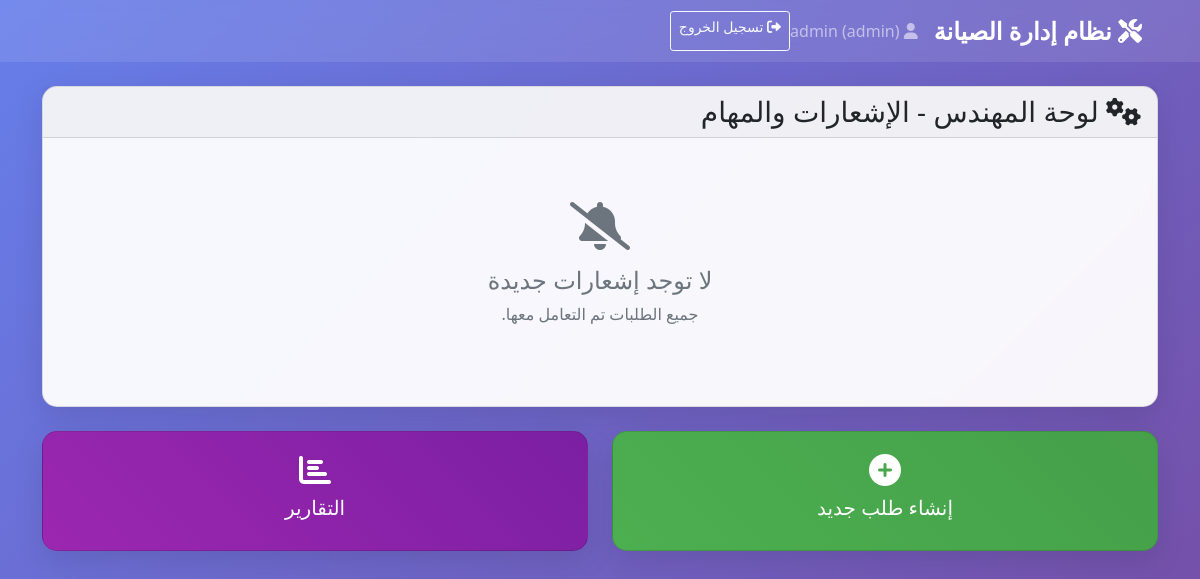
The page /engineer (signed in) on the database as committed earlier.
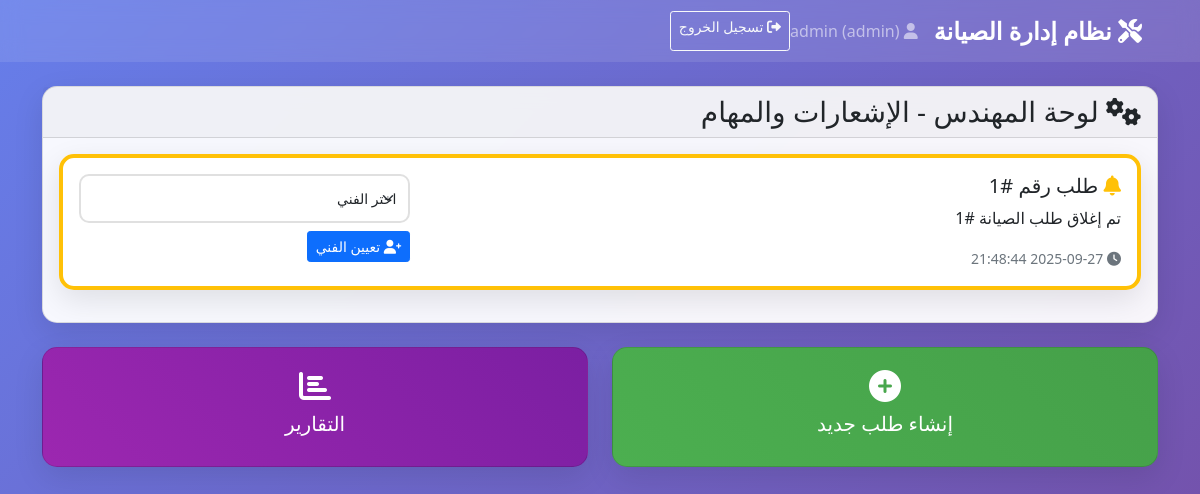
The same page on the database as committed later.
### web_app.py (models this page shows)
class Notification(db.Model):
    __tablename__ = "Notifications"
    notification_id = db.Column(db.Integer, primary_key=True)
    request_id = db.Column(db.Integer, nullable=False)
    recipient_type = db.Column(db.String(50), nullable=False)
    recipient_id = db.Column(db.Integer)
    message = db.Column(db.Text, nullable=False)
    created_at = db.Column(db.String(50), nullable=False)
    is_read = db.Column(db.Boolean, nullable=False, default=False)

### web_app.py (the view)
    @app.route('/engineer')
    def engineer_dashboard():
        if 'user_role' not in session or session['user_role'] not in ['engineer', 'admin']:
            flash('غير مصرح لك بالوصول إلى هذه الصفحة', 'error')
            return redirect(url_for('index'))
        notifications = get_notifications("engineer")
        technicians = Technician.query.order_by(Technician.technician_name.asc()).all()
        return render_template('engineer.html', notifications=notifications, technicians=technicians)

### web_app.py (called while the page is built)
def get_notifications(recipient_type, recipient_id=None):
    query = Notification.query.filter_by(recipient_type=recipient_type, is_read=False)
    if recipient_type == "technician" and recipient_id is not None:
        query = query.filter_by(recipient_id=recipient_id)
    return query.order_by(Notification.created_at.desc()).all()

### templates/engineer.html (shortened to what this page needs)
{% extends "base.html" %}
{% block content %}
<div class="card">
    <div class="card-header">
        <h3 class="card-title mb-0">
            <i class="fas fa-cogs"></i> لوحة المهندس - الإشعارات والمهام
        </h3>
    </div>
    <div class="card-body">
        {% if notifications %}
        {% for notification in notifications %}
        <div class="card mb-3 border-start border-warning border-4">
            <div class="card-body">
                <div class="row">
                    <div class="col-md-8">
                        <h5 class="card-title">
                            <i class="fas fa-bell text-warning"></i>
                            طلب رقم #{{ notification.request_id }}
                        </h5>
                        <p class="card-text">{{ notification.message }}</p>
                        <small class="text-muted">
                            <i class="fas fa-clock"></i> {{ notification.created_at }}
                        </small>
                    </div>
                    <div class="col-md-4 text-end">
                        <form method="POST" action="{{ url_for('assign_technician_route') }}" class="d-inline">
                            <div class="mb-2">
                                <select name="technician_name" class="form-select form-select-sm" required>
                                    <option value="">اختر الفني</option>
                                </select>
                            </div>
                            <button type="submit" class="btn btn-primary btn-sm">
                                <i class="fas fa-user-plus"></i> تعيين الفني
                            </button>
                        </form>
                    </div>
                </div>
            </div>
        </div>
        {% endfor %}
        {% else %}
        <div class="text-center py-5">
            <i class="fas fa-bell-slash fa-3x text-muted mb-3"></i>
            <h4 class="text-muted">لا توجد إشعارات جديدة</h4>
            <p class="text-muted">جميع الطلبات تم التعامل معها.</p>
        </div>
        {% endif %}
    </div>
</div>
<div class="row mt-4">
    <div class="col-md-6 mb-3">
        <a href="{{ url_for('create_request') }}" class="card dashboard-card text-decoration-none">
            <div class="text-center">
                <i class="fas fa-plus-circle"></i>
                <h5>إنشاء طلب جديد</h5>
            </div>
        </a>
    </div>
    <div class="col-md-6 mb-3">
        <a href="{{ url_for('report') }}" class="card dashboard-card text-decoration-none" style="background: linear-gradient(45deg, #9C27B0, #7B1FA2);">
            <div class="text-center">
                <i class="fas fa-chart-bar"></i>
                <h5>التقارير</h5>
            </div>
        </a>
    </div>
</div>
{% endblock %}

Rows that differ between the two databases and show on the page:
added Notification: request_id "1", message "تم إغلاق طلب الصيانة #1", created_at "2025-09-27 21:48:44"
Other text that changed with them:
text no longer shown: "لا توجد إشعارات جديدة جميع الطلبات تم التعامل معها."
